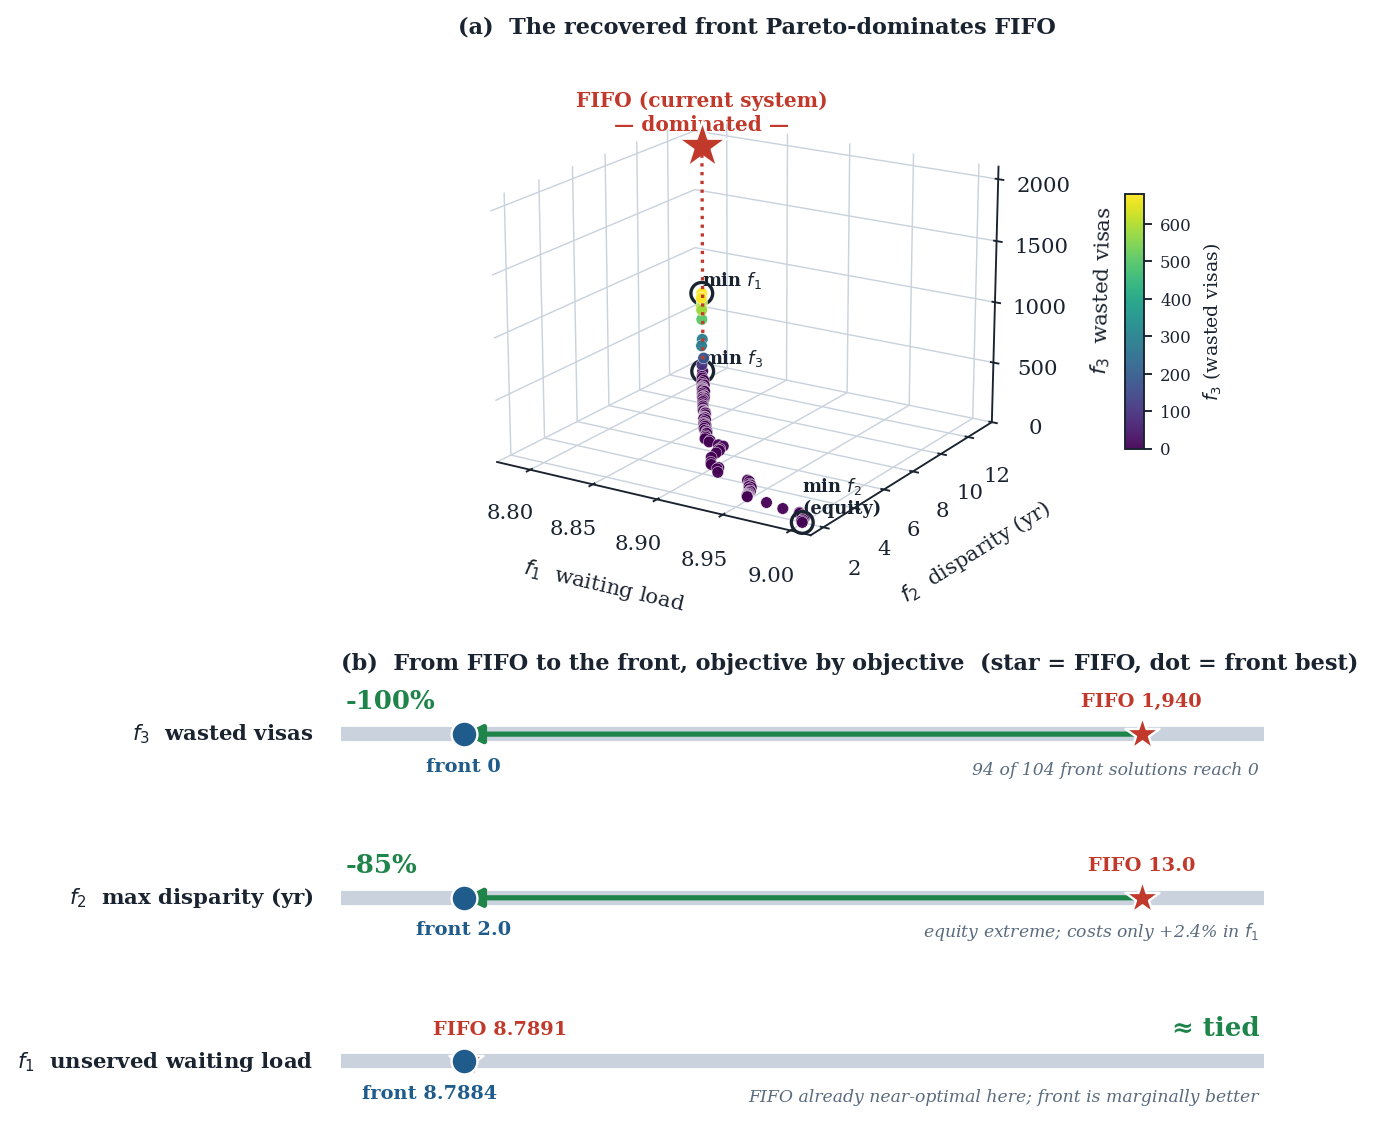

Source code (Python):
"""
Appendix hero figure for the MICAI compact paper.
Panel A: 3D dominance (104-solution combined front, seeds 1-30, FIFO floating).
Panel B: FIFO -> front 'before/after' on each of the three objectives.

ALL numbers come from backend/app/data/results/pareto_front.csv (the paper's
seed 1-30 combined front) and the firewall-locked FIFO baseline. Light theme,
colorblind-safe, vector PDF -> LNCS-appropriate (legible in B&W).
"""
import csv
from pathlib import Path
import numpy as np
import matplotlib
matplotlib.use("Agg")
import matplotlib.pyplot as plt
from mpl_toolkits.mplot3d import Axes3D  # noqa
from matplotlib.patches import FancyArrowPatch

ROOT = Path(__file__).resolve().parents[2]          # .../Harris2
CSV = ROOT / "backend/app/data/results/pareto_front.csv"
OUT = Path(__file__).resolve().parent

# --- load the paper's combined front + FIFO baseline -------------------------
pts, fifo = [], None
for r in csv.DictReader(open(CSV)):
    p = (float(r["f1"]), float(r["f2"]), float(r["f3"]))
    if r["type"] == "pareto":
        pts.append(p)
    else:
        fifo = p
P = np.array(pts)
f1, f2, f3 = P[:, 0], P[:, 1], P[:, 2]
assert fifo == (8.7891, 13.0, 1940.0), f"FIFO mismatch: {fifo}"
assert len(P) == 104, len(P)

# representative front points (firewall-covered)
i_f1 = int(f1.argmin())   # 8.7884, 13.0, 680  -> strictly dominates FIFO
i_f2 = int(f2.argmin())   # 8.9994, 2.0,  0    -> radical equity
i_f3 = int(f3.argmin())   # 8.7888, 13.0, 0
n_zero = int((f3 == 0).sum())   # 94

INK = "#1A2330"; GRID = "#C9D2DD"
FIFO_C = "#C0392B"; FRONT_C = "#1F5C8B"; GOOD = "#1E8449"

plt.rcParams.update({
    "font.size": 9, "text.color": INK, "axes.labelcolor": INK,
    "xtick.color": INK, "ytick.color": INK, "axes.edgecolor": INK,
    "font.family": "serif",
})

fig = plt.figure(figsize=(7.0, 8.2))
gs = fig.add_gridspec(2, 1, height_ratios=[1.32, 1.0], hspace=0.16)

# ===================== PANEL A : 3D dominance ================================
axA = fig.add_subplot(gs[0], projection="3d")
axA.set_facecolor("white"); axA.xaxis.pane.set_alpha(0); axA.yaxis.pane.set_alpha(0)
axA.zaxis.pane.set_alpha(0)
for ax_ in (axA.xaxis, axA.yaxis, axA.zaxis):
    ax_._axinfo["grid"].update(color=GRID, linewidth=0.6)

sc = axA.scatter(f1, f2, f3, c=f3, cmap="viridis", s=24, alpha=0.95,
                 edgecolors="white", linewidths=0.2, depthshade=True)
# FIFO star, floating, with a drop-line down to the front plane
axA.scatter([fifo[0]], [fifo[1]], [fifo[2]], marker="*", s=460, c=FIFO_C,
            edgecolors="white", linewidths=1.0, zorder=12)
axA.plot([fifo[0], fifo[0]], [fifo[1], fifo[1]], [fifo[2], 60], ls=":",
         color=FIFO_C, lw=1.4, zorder=8)
axA.text(fifo[0], fifo[1], fifo[2] + 130,
         "FIFO (current system)\n— dominated —", color=FIFO_C, fontsize=8.5,
         weight="bold", ha="center")

def ring(idx, txt, dz=70):
    p = P[idx]
    axA.scatter(*p, marker="o", s=85, facecolors="none", edgecolors=INK,
                linewidths=1.4, zorder=11)
    axA.text(p[0], p[1], p[2] + dz, txt, color=INK, fontsize=7.6, weight="bold")
ring(i_f2, "min $f_2$\n(equity)")
ring(i_f1, "min $f_1$")
ring(i_f3, "min $f_3$")

axA.set_xlabel("\n$f_1$  waiting load", fontsize=9)
axA.set_ylabel("\n$f_2$  disparity (yr)", fontsize=9)
axA.set_zlabel("\n$f_3$  wasted visas", fontsize=9)
axA.set_zlim(0, 2100)
axA.view_init(elev=18, azim=-58)
cb = fig.colorbar(sc, ax=axA, shrink=0.45, aspect=14, pad=0.11)
cb.set_label("$f_3$ (wasted visas)", fontsize=8)
cb.ax.tick_params(labelsize=7)
axA.set_title("(a)  The recovered front Pareto-dominates FIFO",
              fontsize=9.5, weight="bold", pad=-2, loc="left")

# ===================== PANEL B : before / after =============================
gsB = gs[1].subgridspec(3, 1, hspace=0.62)
specs = [
    # name, fifo, front, worst, best, fmt, extra, gain_text
    ("$f_3$  wasted visas", 1940, 0, 1940, 0, "{:,.0f}",
     "94 of 104 front solutions reach 0", "-100%"),
    ("$f_2$  max disparity (yr)", 13.0, 2.0, 13.0, 2.0, "{:.1f}",
     "equity extreme; costs only +2.4% in $f_1$", "-85%"),
    ("$f_1$  unserved waiting load", 8.7891, 8.7884, 8.9994, 8.7884, "{:.4f}",
     "FIFO already near-optimal here; front is marginally better", "≈ tied"),
]
for k, (name, vf, vt, worst, best, fmt, extra, gain) in enumerate(specs):
    ax = fig.add_subplot(gsB[k])
    lo, hi = min(worst, best), max(worst, best)
    pad = (hi - lo) * 0.18 or 1
    ax.set_xlim(lo - pad, hi + pad)
    ax.set_ylim(-1, 1)
    ax.axhline(0, color=GRID, lw=6, zorder=0, solid_capstyle="round")
    tied = abs(vf - vt) < (hi - lo) * 0.02   # f1: markers coincide
    if not tied:
        arr = FancyArrowPatch((vf, 0), (vt, 0), arrowstyle="-|>", mutation_scale=16,
                              lw=2.2, color=GOOD, zorder=3, shrinkA=0, shrinkB=0)
        ax.add_patch(arr)
    ax.scatter([vf], [0], s=230, marker="*", color=FIFO_C, edgecolors="white",
               linewidths=1.0, zorder=5)
    ax.scatter([vt], [0], s=120, color=FRONT_C, edgecolors="white",
               linewidths=1.0, zorder=6)
    # value labels: FIFO above, front below; when tied, push apart horizontally
    fdx, tdx = (0.05, -0.05) if tied else (0.0, 0.0)
    ax.annotate("FIFO " + fmt.format(vf), (vf, 0),
                xytext=(vf + fdx * (hi - lo), 0.46), ha="center", va="bottom",
                fontsize=8.2, color=FIFO_C, weight="bold")
    ax.annotate("front " + fmt.format(vt), (vt, 0),
                xytext=(vt + tdx * (hi - lo), -0.46), ha="center", va="top",
                fontsize=8.2, color=FRONT_C, weight="bold")
    # objective name to the LEFT, outside the track (no collision)
    ax.set_ylabel(name, rotation=0, ha="right", va="center", labelpad=12,
                  fontsize=9, fontweight="bold")
    # park the big gain label on whichever top corner the FIFO star is NOT near
    gx, gha = (0.005, "left") if vf > (lo + hi) / 2 else (0.995, "right")
    ax.text(gx, 0.95, gain, transform=ax.transAxes, fontsize=11,
            weight="bold", va="top", ha=gha, color=GOOD)
    ax.text(0.995, 0.06, extra, transform=ax.transAxes, fontsize=7.3,
            va="bottom", ha="right", color="#5A6B7E", style="italic")
    for s in ("top", "right", "left", "bottom"):
        ax.spines[s].set_visible(False)
    ax.set_yticks([])
    ax.set_xticks([])
    if k == 0:
        ax.set_title("(b)  From FIFO to the front, objective by objective"
                     "  (star = FIFO, dot = front best)",
                     fontsize=9.5, weight="bold", loc="left", pad=6)

fig.suptitle("")
fig.savefig(OUT / "fig_anexo_main.pdf", bbox_inches="tight")
fig.savefig(OUT / "fig_anexo_main.png", dpi=170, bbox_inches="tight")
print(f"OK | FIFO={fifo} | minf1={P[i_f1]} | minf2={P[i_f2]} | "
      f"minf3={P[i_f3]} | zero-waste={n_zero}/104")
